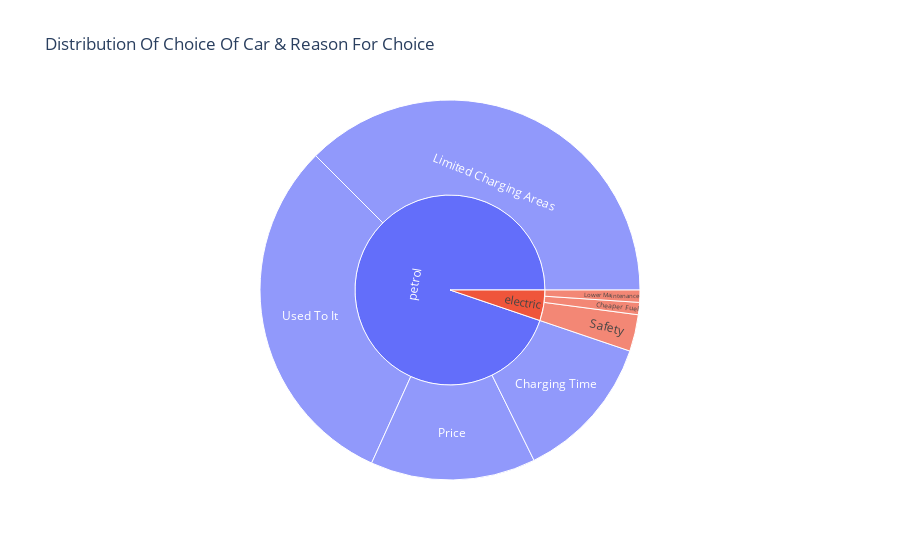

Write notebook code for a chart like this one.
### Code cell
import numpy as np
import pandas as pd
import matplotlib.pyplot as plt
import seaborn as sns
import plotly.express as px
import warnings
warnings.filterwarnings("ignore")

# read in data from csv file
dataset6 = pd.read_csv('dataset6.csv', sep=',')

px.sunburst(dataset6, path=['choice_of_car', 'reason'], values='count', title='Distribution Of Choice Of Car & Reason For Choice')

### Figure 1 — Plotly figure (JSON) as saved in the notebook; plotly's stock layout.template omitted (floating-point values rounded to 4 significant figures)
{"data": [{"branchvalues": "total", "domain": {"x": [0, 1], "y": [0, 1]}, "hovertemplate": "labels=%{label}<br>count=%{value}<br>parent=%{parent}<br>id=%{id}<extra></extra>", "ids": ["petrol/Charging Time ", "electric/Cheaper Fuel", "petrol/Limited Charging Areas", "electric/Lower Maintenance", "petrol/Price", "electric/Safety", "petrol/Used To It", "electric", "petrol"], "labels": ["Charging Time ", "Cheaper Fuel", "Limited Charging Areas", "Lower Maintenance", "Price", "Safety", "Used To It", "electric", "petrol"], "name": "", "parents": ["petrol", "electric", "petrol", "electric", "petrol", "electric", "petrol", "", ""], "type": "sunburst", "values": [24, 2, 72, 2, 27, 6, 59, 10, 182]}], "layout": {"legend": {"tracegroupgap": 0}, "title": {"text": "Distribution Of Choice Of Car & Reason For Choice"}}}
